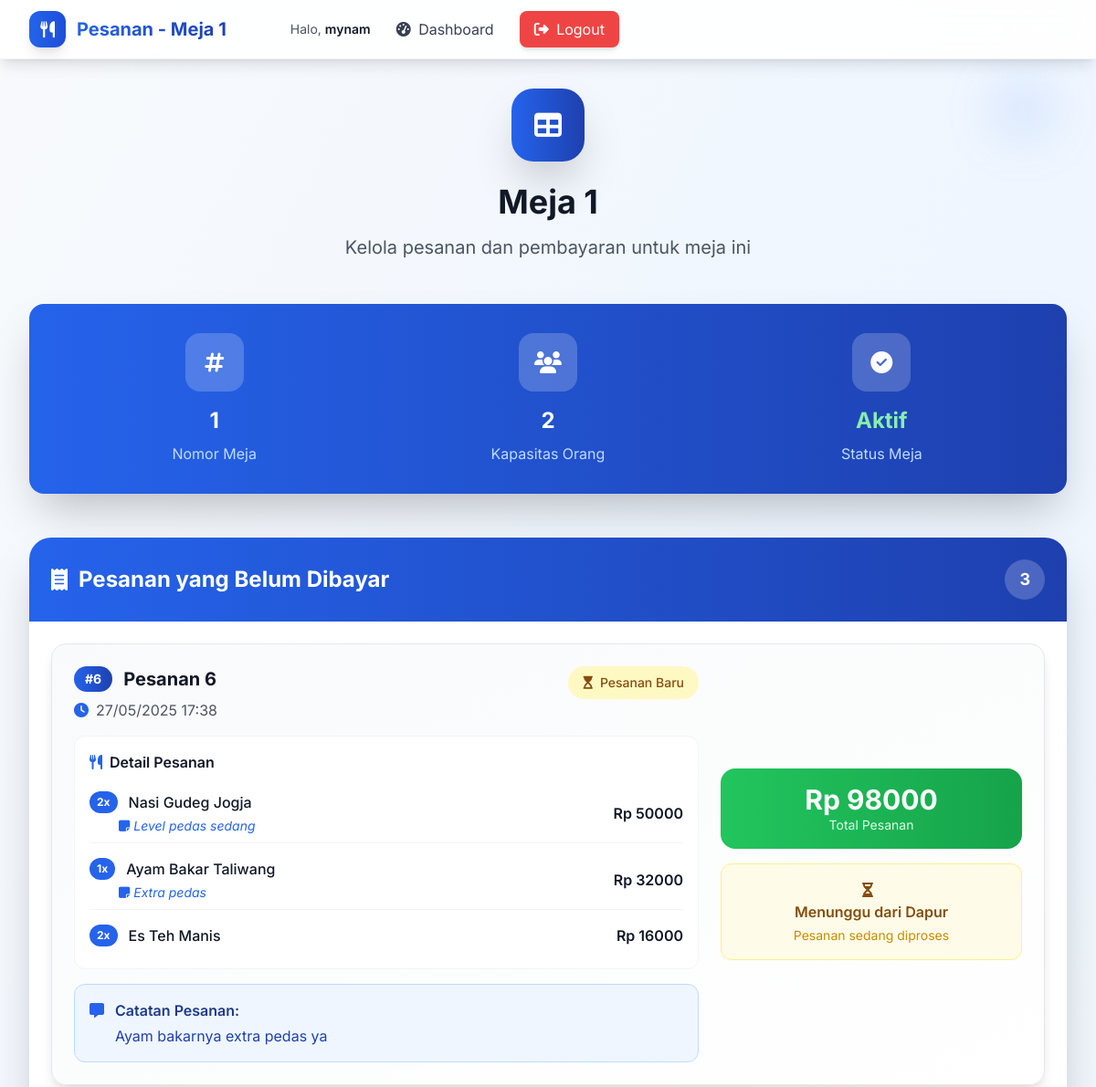
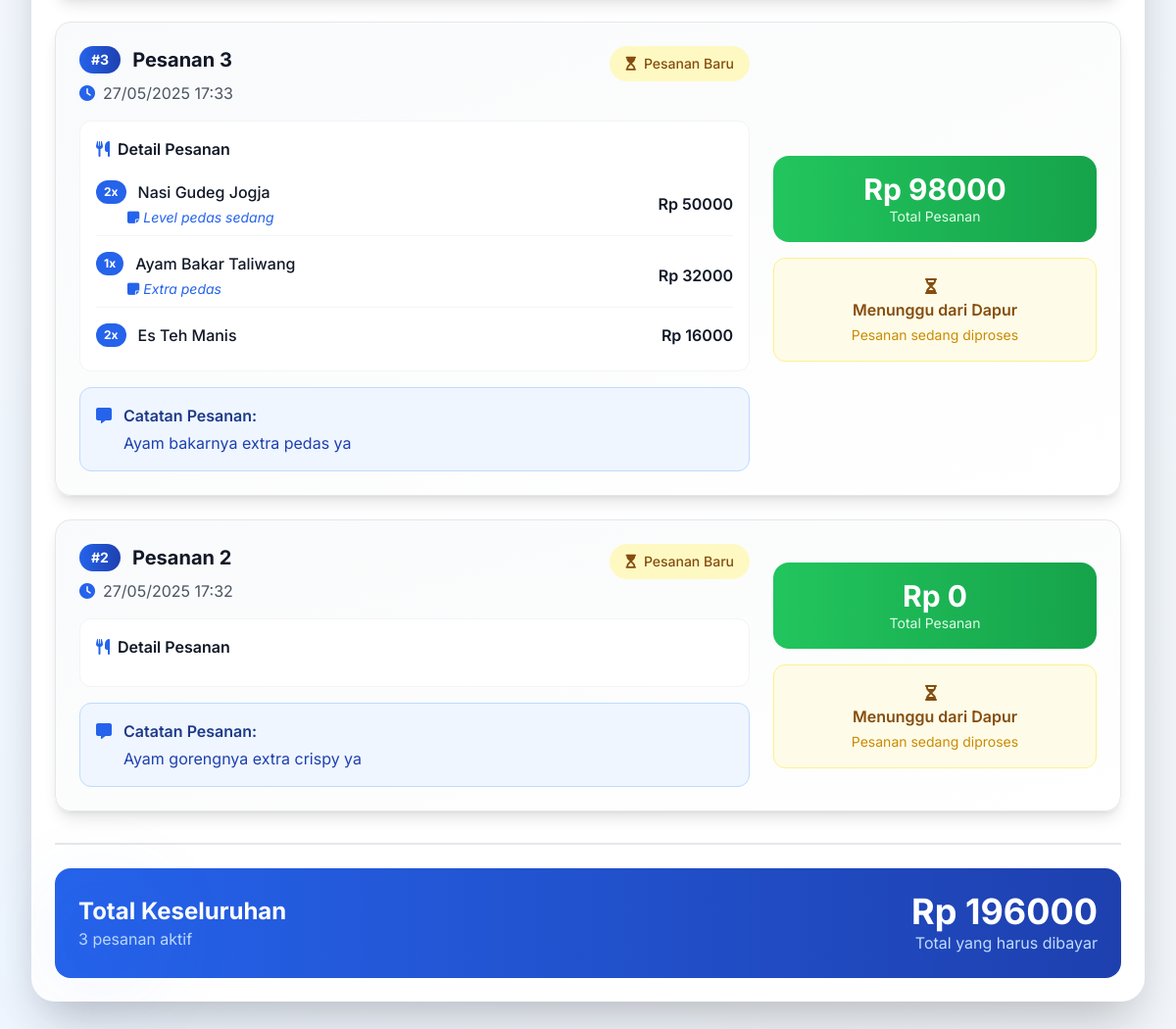
/kasir/kasir_meja/1/ (signed in), run on an earlier commit of the app's database (2 pictures, top to bottom).
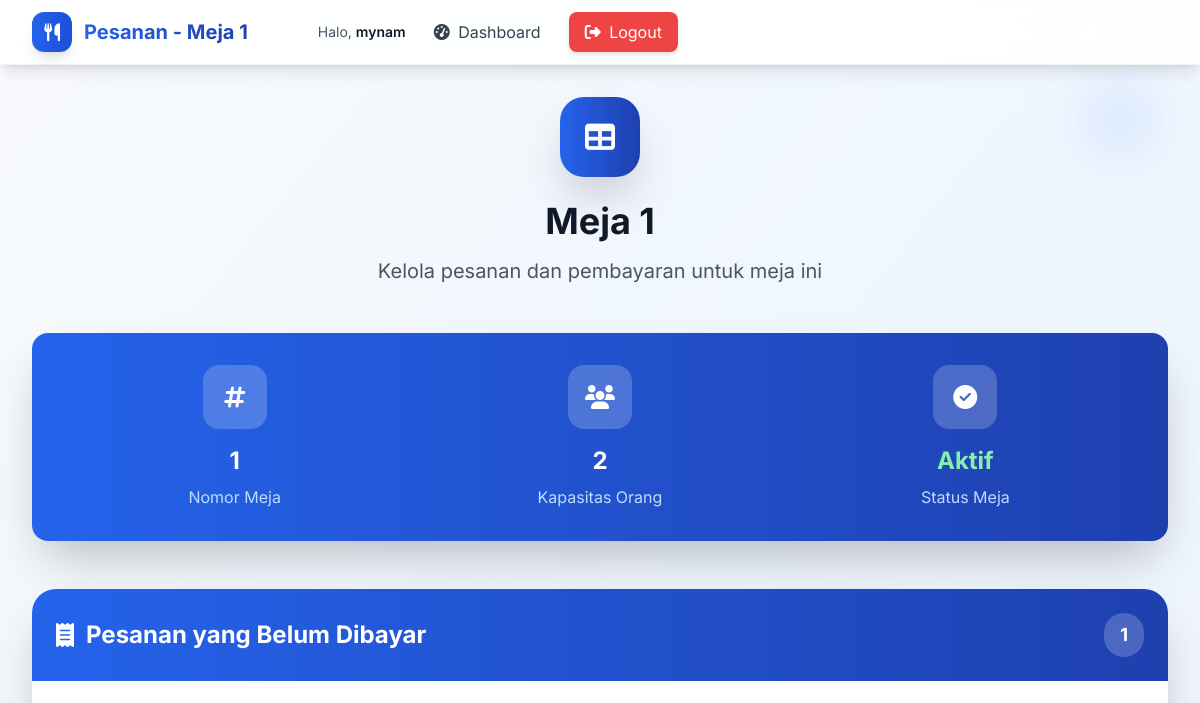
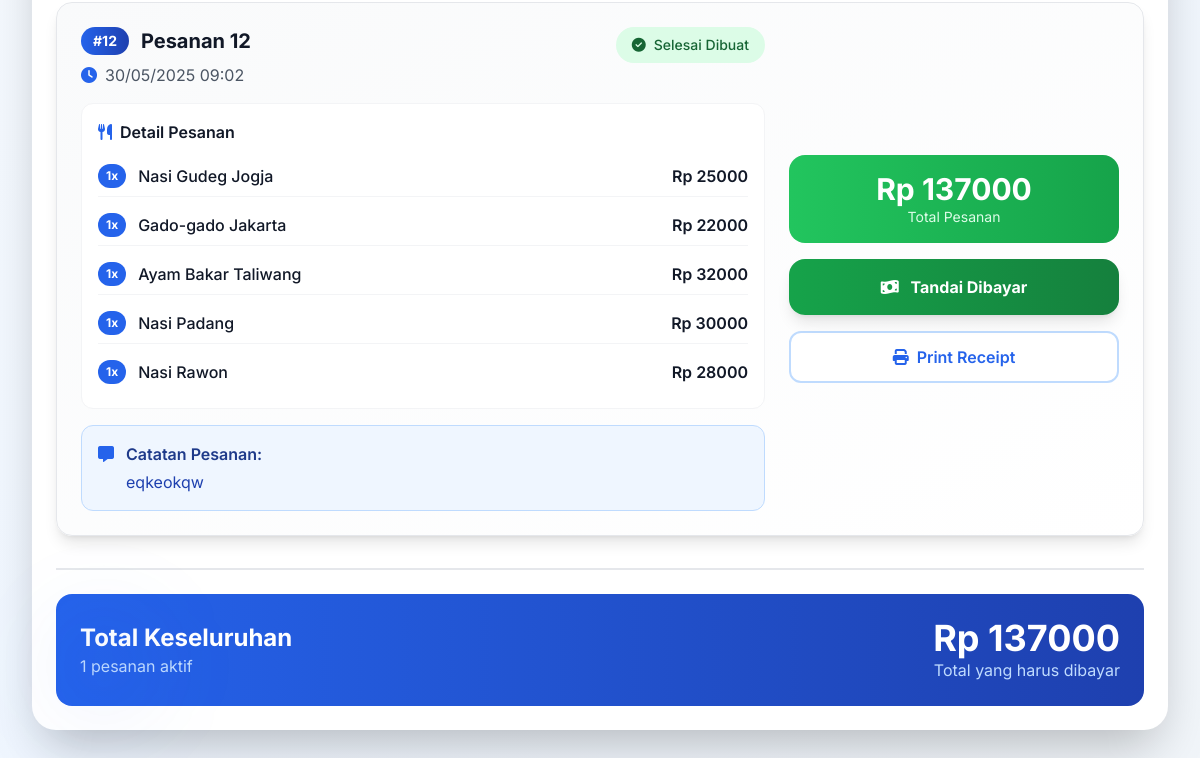
And on a later commit of the database (2 pictures, top to bottom).
### menu/models.py (models this page shows, shortened)
class Pesanan(models.Model):
    STATUS_CHOICES = [
        ('BARU', 'Pesanan Baru'),
        ('DIPROSES', 'Sedang Diproses'),        ('SELESAI', 'Selesai Dibuat'),
        ('DIBAYAR', 'Sudah Dibayar'),
        ('DIBATALKAN', 'Dibatalkan'),
    ]
    meja = models.ForeignKey(Meja, on_delete=models.CASCADE)
    nama_pemesan = models.CharField(max_length=100, default='Pelanggan')
    total_harga = models.DecimalField(max_digits=10, decimal_places=2, default=0)
    status = models.CharField(max_length=20, choices=STATUS_CHOICES, default='BARU')
    catatan = models.TextField(blank=True, null=True)
    analytics_processed = models.BooleanField(default=False)  # Track if analytics have been processed
    created_at = models.DateTimeField(auto_now_add=True)
    updated_at = models.DateTimeField(auto_now=True)
    class Meta:
        verbose_name = "Pesanan"
        verbose_name_plural = "Pesanan-pesanan"
        ordering = ['-created_at']

class DetailPesanan(models.Model):
    pesanan = models.ForeignKey(Pesanan, on_delete=models.CASCADE)
    menu_item = models.ForeignKey(MenuItem, on_delete=models.CASCADE)
    jumlah = models.IntegerField(default=1)
    harga_per_item = models.DecimalField(max_digits=10, decimal_places=2)
    subtotal = models.DecimalField(max_digits=10, decimal_places=2)
    catatan_item = models.TextField(blank=True, null=True)
    class Meta:
        verbose_name = "Detail Pesanan"
        verbose_name_plural = "Detail Pesanan"

class MenuItem(models.Model):
    nama = models.CharField(max_length=200)
    kategori = models.ForeignKey(KategoriMenu, on_delete=models.CASCADE)
    deskripsi = models.TextField(blank=True, null=True)
    harga = models.DecimalField(max_digits=10, decimal_places=2)
    is_tersedia = models.BooleanField(default=True)
    gambar = models.ImageField(upload_to='menu_images/', blank=True, null=True)
    created_at = models.DateTimeField(auto_now_add=True)
    updated_at = models.DateTimeField(auto_now=True)
    class Meta:
        verbose_name = "Menu Item"
        verbose_name_plural = "Menu Items"
        ordering = ['kategori__urutan', 'nama']

### kasir/views.py (the view)
        def _wrapped_view(request, *args, **kwargs):
            if not request.user.is_authenticated:
                return redirect('authentication:login')
            if request.user.is_superuser:
                return view_func(request, *args, **kwargs)
            if hasattr(request.user, 'userprofile'):
                if request.user.userprofile.user_type in user_types:
                    return view_func(request, *args, **kwargs)
            from authentication.views import redirect_by_role
            return redirect_by_role(request.user)

### kasir/views.py (called while the page is built)
def user_type_required(user_types):
    def decorator(view_func):
        def _wrapped_view(request, *args, **kwargs):
            if not request.user.is_authenticated:
                return redirect('authentication:login')
            if request.user.is_superuser:
                return view_func(request, *args, **kwargs)
            if hasattr(request.user, 'userprofile'):
                if request.user.userprofile.user_type in user_types:
                    return view_func(request, *args, **kwargs)
            from authentication.views import redirect_by_role
            return redirect_by_role(request.user)
        return _wrapped_view
    return decorator

@login_required
@user_type_required(['KASIR', 'MANAJER'])
def detail_pesanan_meja(request, nomor_meja):
    meja = get_object_or_404(Meja, nomor_meja=nomor_meja)
    pesanan_list = Pesanan.objects.filter(
        meja=meja,
        status__in=['BARU', 'DIPROSES', 'SELESAI']
    ).order_by('-created_at')
    context = {
        'meja': meja,
        'pesanan_list': pesanan_list,
    }
    return render(request, 'kasir/detail_pesanan_meja.html', context)

### menu/models.py (called while the page is built)
    def __str__(self):
        return f"Meja {self.nomor_meja}"

### templates/kasir/detail_pesanan_meja.html (shortened to what the changed rows need)
{% extends 'base.html' %}
{% block content %}
<div class="text-center mb-12 animate-fade-in">
    <h1 class="text-4xl font-bold text-gray-900 mb-4">Meja {{ meja.nomor_meja }}</h1>
</div>
<div class="mb-12">
    <div class="bg-white rounded-3xl shadow-2xl overflow-hidden animate-slide-up">
        <div class="bg-gradient-to-r from-blue-600 to-blue-800 p-6">
            <h3 class="text-white text-2xl font-bold flex items-center">
                <i class="fas fa-receipt mr-3"></i>
                Pesanan yang Belum Dibayar
                <span class="ml-auto bg-white/20 text-white px-4 py-2 rounded-full text-lg">{{ pesanan_list|length }}</span>
            </h3>
        </div>
        <div class="p-6">
            {% if pesanan_list %}
                <div class="space-y-6">
                    {% for pesanan in pesanan_list %}
                    <div class="bg-gradient-to-br from-gray-50 to-white border border-gray-200 rounded-2xl p-6 shadow-lg hover:shadow-2xl transition-all duration-300 transform hover:-translate-y-1">
                        <div class="grid lg:grid-cols-3 gap-6">
                            <div class="lg:col-span-2 space-y-4">
                                <div class="flex justify-between items-start">
                                    <div>
                                        <h4 class="text-xl font-bold text-gray-900 flex items-center">
                                            <span class="bg-gradient-to-r from-blue-600 to-blue-800 text-white px-3 py-1 rounded-full text-sm mr-3">#{{ pesanan.id }}</span>
                                            Pesanan {{ pesanan.id }}
                                        </h4>
                                        <p class="text-gray-600 flex items-center mt-2">
                                            <i class="fas fa-clock mr-2 text-blue-600"></i>
                                            {{ pesanan.created_at|date:"d/m/Y H:i" }}
                                        </p>
                                    </div>
                                    <div>
                                        {% if pesanan.status == 'BARU' %}
                                            <span class="inline-flex items-center px-4 py-2 rounded-full text-sm font-medium bg-yellow-100 text-yellow-800">
                                                <i class="fas fa-hourglass-start mr-2"></i>{{ pesanan.get_status_display }}
                                            </span>
                                        {% elif pesanan.status == 'DIPROSES' %}
                                            <span class="inline-flex items-center px-4 py-2 rounded-full text-sm font-medium bg-blue-100 text-blue-800">
                                                <i class="fas fa-cog fa-spin mr-2"></i>{{ pesanan.get_status_display }}
                                            </span>
                                        {% elif pesanan.status == 'SELESAI' %}
                                            <span class="inline-flex items-center px-4 py-2 rounded-full text-sm font-medium bg-green-100 text-green-800">
                                                <i class="fas fa-check-circle mr-2"></i>{{ pesanan.get_status_display }}
                                            </span>
                                        {% endif %}
                                    </div>
                                </div>
                                <div class="bg-white rounded-xl p-4 border border-gray-100">
                                    <h5 class="font-semibold text-gray-900 mb-3 flex items-center">
                                        <i class="fas fa-utensils mr-2 text-blue-600"></i>Detail Pesanan
                                    </h5>
                                    <div class="space-y-2">
                                        {% for detail in pesanan.detailpesanan_set.all %}
                                        <div class="flex justify-between items-center py-2 border-b border-gray-100 last:border-b-0">
                                            <div class="flex-1">
                                                <div class="flex items-center">
                                                    <span class="bg-blue-600 text-white px-2 py-1 rounded-full text-xs font-bold mr-3">{{ detail.jumlah }}x</span>
                                                    <span class="font-medium text-gray-900">{{ detail.menu_item.nama }}</span>
                                                </div>
                                                {% if detail.catatan_item %}
                                                <div class="mt-1 ml-8">
                                                    <span class="text-blue-600 text-sm italic flex items-center">
                                                        <i class="fas fa-sticky-note mr-1"></i>{{ detail.catatan_item }}
                                                    </span>
                                                </div>
                                                {% endif %}
                                            </div>
                                            <span class="font-semibold text-gray-900">Rp {{ detail.subtotal|floatformat:0 }}</span>
                                        </div>
                                        {% endfor %}
                                    </div>
                                </div>
                                {% if pesanan.catatan %}
                                <div class="bg-blue-50 border border-blue-200 rounded-xl p-4">
                                    <div class="flex items-start">
                                        <i class="fas fa-comment-alt text-blue-600 mr-3 mt-1"></i>
                                        <div>
                                            <h6 class="font-semibold text-blue-900 mb-1">Catatan Pesanan:</h6>
                                            <p class="text-blue-800">{{ pesanan.catatan }}</p>
                                        </div>
                                    </div>
                                </div>
                                {% endif %}
                            </div>
                            <div class="flex flex-col justify-center">
                                <div class="text-center space-y-4">
                                    <div class="bg-gradient-to-r from-green-500 to-green-600 text-white p-4 rounded-2xl">
                                        <div class="text-3xl font-bold">Rp {{ pesanan.total_harga|floatformat:0 }}</div>
                                        <div class="text-green-100 text-sm">Total Pesanan</div>
                                    </div>
                                    {% if pesanan.status == 'SELESAI' %}
                                        <button class="w-full bg-gradient-to-r from-green-600 to-green-700 hover:from-green-700 hover:to-green-800 text-white font-bold py-4 px-6 rounded-2xl shadow-lg hover:shadow-xl transition-all duration-300 transform hover:scale-105"
                                                data-pesanan-id="{{ pesanan.id }}"
                                                onclick="markAsPaid(this.dataset.pesananId)">
                                            <i class="fas fa-money-bill-wave mr-2"></i>
                                            Tandai Dibayar
                                        </button>
                                        <a href="{% url 'kasir:print_receipt' pesanan.id %}"
                                           class="w-full block bg-white hover:bg-gray-50 text-blue-600 font-semibold py-3 px-6 rounded-xl border-2 border-blue-200 hover:border-blue-300 transition-all duration-300"
                                           target="_blank">
                                            <i class="fas fa-print mr-2"></i>Print Receipt
                                        </a>
                                    {% else %}
                                        <div class="bg-yellow-50 border border-yellow-200 text-yellow-800 p-4 rounded-xl">
                                            <i class="fas fa-hourglass-half mr-2"></i>
                                            <div class="font-semibold">Menunggu dari Dapur</div>
                                            <div class="text-sm text-yellow-600 mt-1">Pesanan sedang diproses</div>
                                        </div>
                                    {% endif %}
                                </div>
                            </div>
                        </div>
                    </div>
                    {% endfor %}
                </div>
                {% if pesanan_list %}
                <div class="mt-8 pt-6 border-t-2 border-gray-200">
                    <div class="bg-gradient-to-r from-blue-600 to-blue-800 rounded-2xl p-6 text-white">
                        <div class="flex justify-between items-center">
                            <div>
                                <h3 class="text-2xl font-bold">Total Keseluruhan</h3>
                                <p class="text-blue-200">{{ pesanan_list|length }} pesanan aktif</p>
                            </div>
                            <div class="text-right">
                                {% with total_amount=0 %}
                                    {% for pesanan in pesanan_list %}
                                        {% if forloop.first %}
                                            {% widthratio pesanan.total_harga 1 1 as running_total %}
                                        {% else %}
                                            {% widthratio running_total|add:pesanan.total_harga 1 1 as running_total %}
                                        {% endif %}
                                        {% if forloop.last %}
                                            <div class="text-4xl font-bold">Rp {{ running_total|floatformat:0 }}</div>
                                        {% endif %}
                                    {% endfor %}
                                {% endwith %}
                                <div class="text-blue-200">Total yang harus dibayar</div>
                            </div>
                        </div>
                    </div>
                </div>
                {% endif %}
            {% endif %}
        </div>
    </div>
</div>
{% endblock %}

What changed in the data, as far as the page shows it:
no longer on this page (row edited): Pesanan: id "6", created_at "27/05/2025 17:38", status "Pesanan Baru", catatan "Ayam bakarnya extra pedas ya", total_harga "98000", shows "Menunggu dari Dapur", shown under "Pesanan yang Belum Dibayar 3"
no longer on this page (row unchanged): DetailPesanan: jumlah "2", menu_item.nama "Nasi Gudeg Jogja", catatan_item "Level pedas sedang", subtotal "50000", shown under "6"
no longer on this page (row unchanged): DetailPesanan: jumlah "1", menu_item.nama "Ayam Bakar Taliwang", catatan_item "Extra pedas", subtotal "32000", shown under "6"
no longer on this page (row unchanged): DetailPesanan: jumlah "2", menu_item.nama "Es Teh Manis", subtotal "16000", shown under "6"
no longer on this page (row edited): Pesanan: id "3", created_at "27/05/2025 17:33", status "Pesanan Baru", catatan "Ayam bakarnya extra pedas ya", total_harga "98000", shows "Menunggu dari Dapur", shown under "Pesanan yang Belum Dibayar 3"
no longer on this page (row unchanged): DetailPesanan: jumlah "2", menu_item.nama "Nasi Gudeg Jogja", catatan_item "Level pedas sedang", subtotal "50000", shown under "3"
no longer on this page (row unchanged): DetailPesanan: jumlah "1", menu_item.nama "Ayam Bakar Taliwang", catatan_item "Extra pedas", subtotal "32000", shown under "3"
no longer on this page (row unchanged): DetailPesanan: jumlah "2", menu_item.nama "Es Teh Manis", subtotal "16000", shown under "3"
no longer on this page (row edited): Pesanan: id "2", created_at "27/05/2025 17:32", status "Pesanan Baru", catatan "Ayam gorengnya extra crispy ya", total_harga "0", shows "Menunggu dari Dapur", running_total "196000"
added Pesanan: id "12", created_at "30/05/2025 09:02", status "Selesai Dibuat", catatan "eqkeokqw", total_harga "137000"
added DetailPesanan: jumlah "1", menu_item.nama "Nasi Gudeg Jogja", subtotal "25000", shown under "12"
added DetailPesanan: jumlah "1", menu_item.nama "Gado-gado Jakarta", subtotal "22000", shown under "12"
added DetailPesanan: jumlah "1", menu_item.nama "Ayam Bakar Taliwang", subtotal "32000", shown under "12"
added DetailPesanan: jumlah "1", menu_item.nama "Nasi Padang", subtotal "30000", shown under "12"
added DetailPesanan: jumlah "1", menu_item.nama "Nasi Rawon", subtotal "28000", shown under "12"
Also different on the page:
{{ pesanan_list|length }}: "3" → "1"
